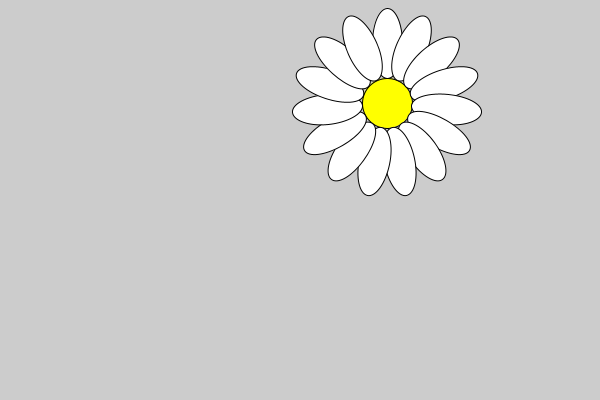
Frame 1 (no input)
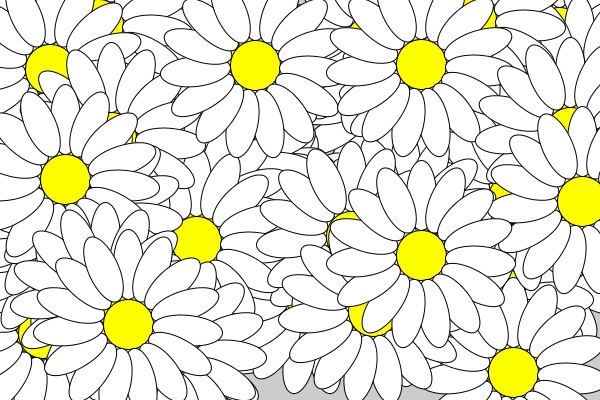
Frame 60 (the mouse pressed at the canvas centre just before this capture)
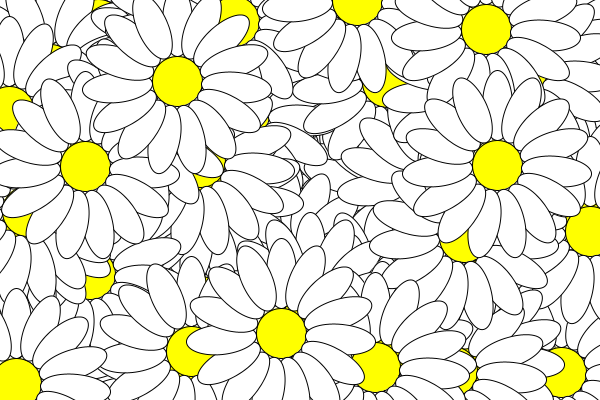
Frame 120 (the mouse held since frame 60 and released just before this capture)

The Processing sketch that drew these frames (run headless with seeded random() and noise(); from frame 60 on, the mouse is pressed at the canvas centre):

// Processing sketch: processing_57047
// ── processing_57047.pde

int numPetal = 15;
float deg = 360/numPetal;


void setup(){
  size(600,400);
  frameRate(5);
}

void draw(){
  int posX = int (random (600));
  int posY = int (random (400));
  drawFlower(posX, posY);
}

void drawFlower(int posX, int posY){
  pushMatrix();
  translate(posX,posY);
  
  fill(255,255,0);
  stroke(0);
  ellipse(0,0,50,50);
  
  fill(255);
  strokeWeight(1);
  
  for (int i=0; i<numPetal; i++){
    pushMatrix();
    float rad = radians(deg*i);
    rotate (rad);
    translate(0,-60);
    ellipse (0,0,30,70);
    popMatrix();
  }
  popMatrix();
}
